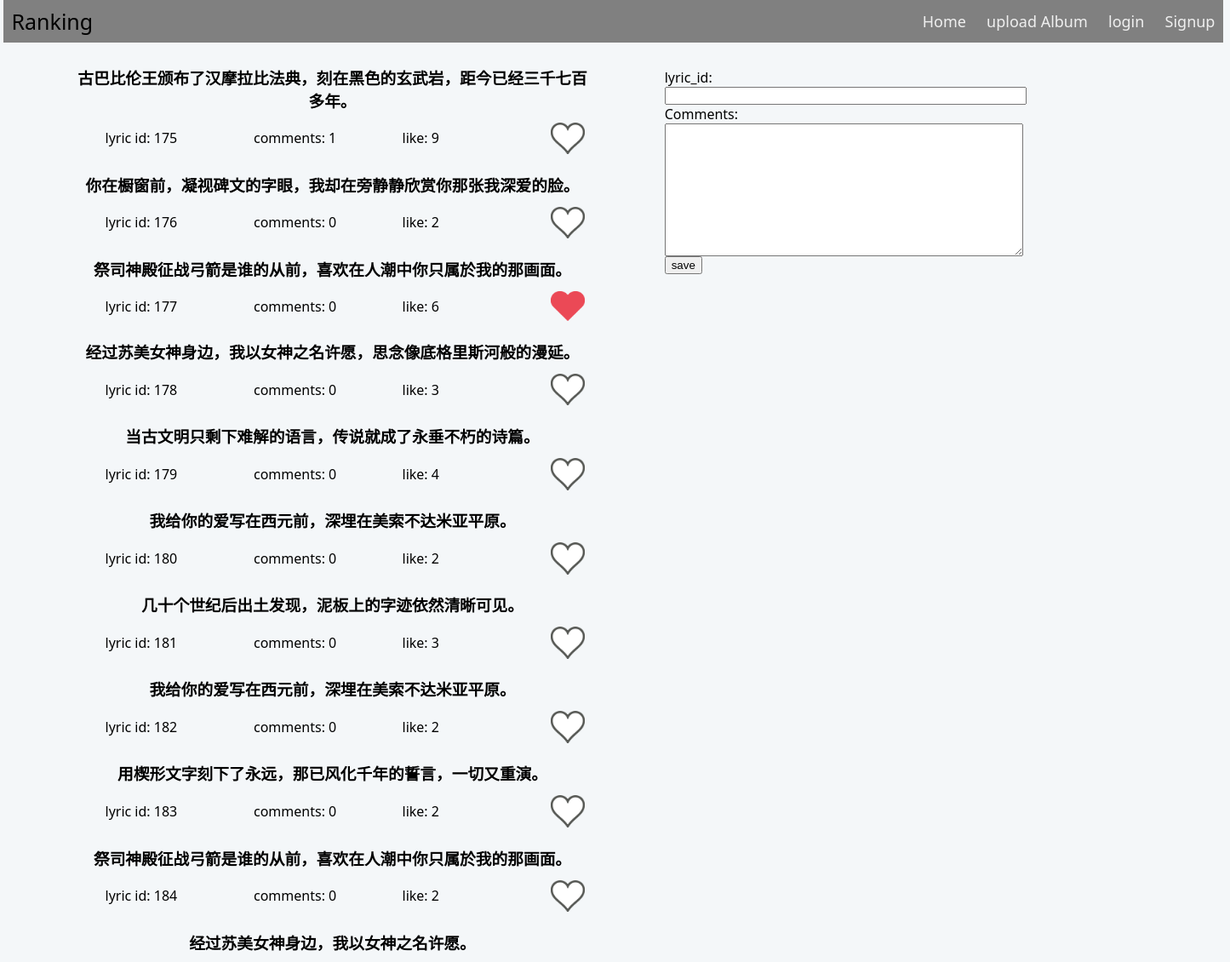
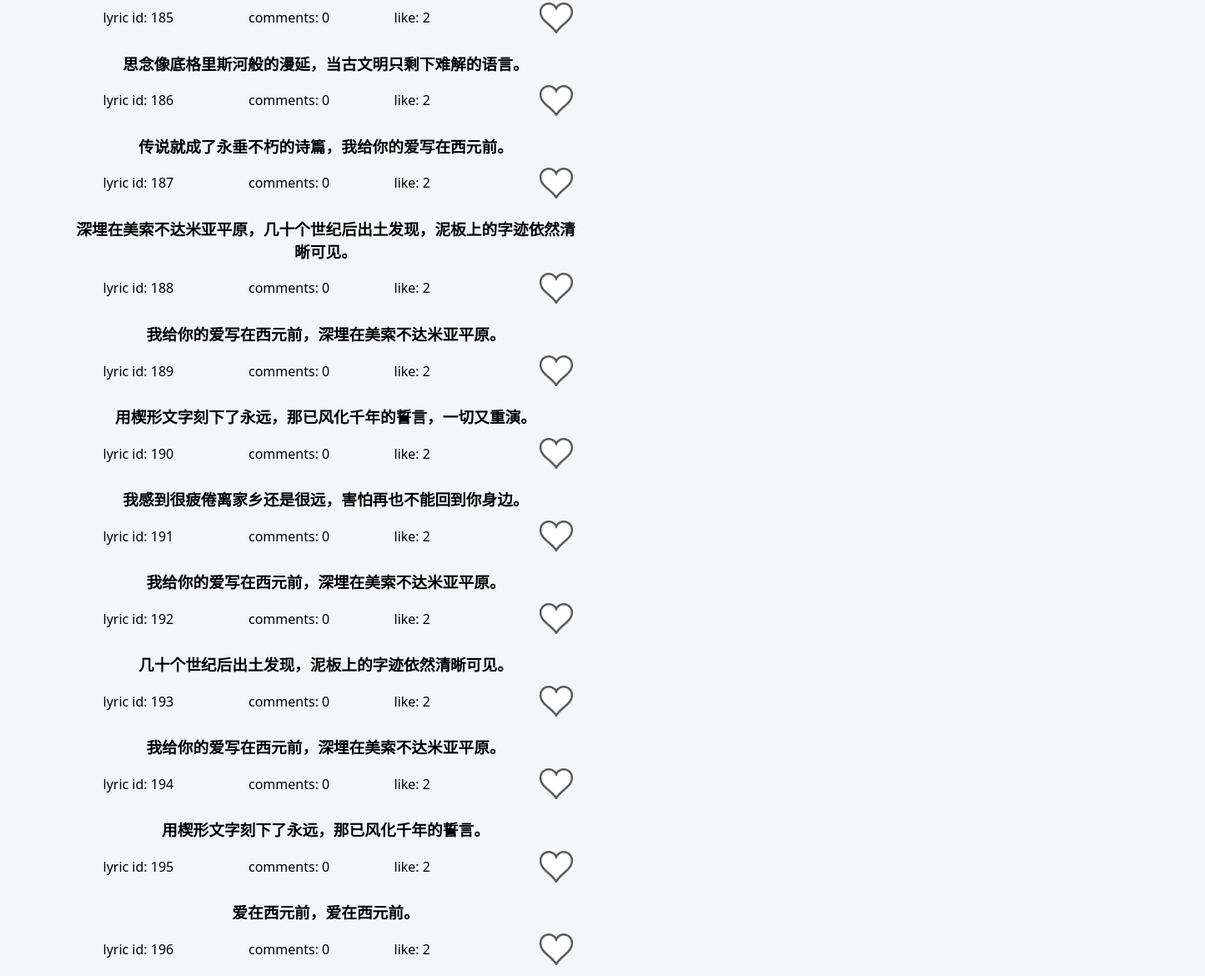
Page /resource/lyrics.php?like_lyric_id=177&song_id=1 on the committed database (2 pictures, top to bottom).
### tables this page shows
CREATE TABLE `lyrics` (
  `id` int(100) UNSIGNED NOT NULL,
  `album` int(100) UNSIGNED NOT NULL,
  `song` int(100) UNSIGNED NOT NULL,
  `sentence` varchar(500) DEFAULT NULL,
  `like_num` int(100) UNSIGNED NOT NULL
);

### resource/lyrics.php (the view, shortened to what this page needs)
<?php
  $dbOk = false;
  @ $db = new mysqli('localhost', 'root','', 'term');
  if ($db->connect_error) {
    echo '<div class="messages">Could not connect to the database. Error: ';
    echo $db->connect_errno . ' - ' . $db->connect_error . '</div>';
  } else {
    $dbOk = true;
  }
  $song_id = "";
  if ($dbOk) {
    $song_id = $_GET['song_id'];
    $lyrics_query = "select * from lyrics where song='".$song_id."'";
    $lyrics_result = $db->query($lyrics_query);
    $lyrics_numRecords = $lyrics_result->num_rows;
  }
  $have_like = isset($_GET['like_lyric_id']);
  $like = "";
  if ($have_like) {
    $like = $_GET['like_lyric_id'];
  }
  $havePost = isset($_POST["save"]);
  $errors = false;
?>
<head>
  <link rel="stylesheet" href="css/lyrics_css.css" type="text/css">
  <link rel="stylesheet" href="css/style1.css">
</head>
<div id="mainbody">
  <div class="nav">
    <span class="nav-links">
      <a class='menu' href="../index.php">Home</a>
      <?php
        $judge = false;
      ?>
      <a class='menu' href="upload.php?judge=<?php echo $judge;?>">upload Album</a>
      <?php if(!isset($_GET['username'])){ ?>
      <a class='menu' href="login.php" >login</a>
      <a class='menu' href="registration.php" >Signup</a>
      <?php }else{ ?>
      <a class='menu' href="logout.php" >Logout</a>
      <?php } ?>
    </span>
    <div class="nav-header">
        <a id='ranking' href="../index.php">Ranking</a>
    </div>
  </div>
  <span id="comments">
    <br>
    <form id="addForm" name="addForm" action='lyrics.php
    <?php
      echo "?song_id=";
      echo $song_id;
      echo "'";
    ?>
    method="post" onsubmit="return validate(this);">
        <div class="formData">
          <label class="field" for="lyric_id">lyric_id:</label>
          <div class="value"><input type="text" size="50" value="<?php if($havePost && $errors != '') { echo $lyric_id; } ?>" name="lyric_id" id="lyric_id" value="try"></input></div>
          <label class="field" for="comment">Comments:</label>
          <div class="value">
            <textarea type="text" rows="10" cols="50" value="<?php if($havePost && $errors != '') { echo $comment; } ?>" name="comment" id="comment"/></textarea>
          </div>
          <input type="submit" value="save" id="save" name="save"/>
        </div>
    </form>
  </span>
  <div id="lyrics">
    <?php
      if ($dbOk) {
        for ($i=0; $i < $lyrics_numRecords; $i++) {
          $lyrics_record = $lyrics_result->fetch_assoc();
          echo "<h3 class='sentence' id='lyric".$lyrics_record['id']."'>".$lyrics_record['sentence']."</h3>";
          $comments_query = "select * from comments where lyric='".$lyrics_record['id']."'";
          $comments_result = $db->query($comments_query);
          $comments_numRecords = $comments_result->num_rows;
          echo "<table id='lyric_info>'";
            echo "<tr>";
              echo "<td>lyric id: ";
                echo $lyrics_record['id'];
              echo "</td>";
              echo "<td>comments: ";
                echo $comments_numRecords;
              echo "</td>";
                if($have_like && $lyrics_record['id'] == $like) {
                    echo "<td>like: ";
                      echo $lyrics_record['like_num']+1;
                    echo "</td>";
                    echo "<td>";
                    echo "<img class='like' src='pic/like_hover.png' id='like".$lyrics_record['id']."'>";
                    $have_like = false;
                }
                else {
                  echo "<td>like: ";
                    echo $lyrics_record['like_num'];
                  echo "</td>";
                  echo "<td>";
                  echo "<a href='lyrics.php?like_lyric_id=".$lyrics_record['id']."&song_id=".$song_id."'>";
                  echo "<img class='like' src=\"pic/like.png\" onmouseover=\"this.src='pic/like_hover.png'\" onmouseout=\"this.src='pic/like.png'\" id='like".$lyrics_record['id']."'>";
                  echo "</a>";
                }
              echo "</td>";
          echo "</table>";
        }
      }
    ?>
  </div>
</div>

### resource/css/lyrics_css.css (style rules this page uses)
#mainbody { width: 1424px; margin: auto; }
#lyrics { width: 600px; text-align: center; margin-left: 80px; margin-right: 100px; }
table { width: 700px; left: 50px; margin-left: 30px; margin-bottom: 10px; }
td { width: 100px; }
.like { width: 40px; height: auto; }
.sentence { padding-bottom: 5px; margin-bottom: 5px; cursor: hand; }
#comments { width: 300px; float: right; display: inline; height: 100%; margin-left: 50px; }

### resource/css/style1.css (style rules this page uses)
.nav-header { margin-left: 10px; width: 90%; }
.nav { height: 50px; width: 100.7%; background: gray; position: relative; line-height: 50px; left: -7px; top: -8px; }
.nav-links { display: inline; float: right; }
#ranking { text-decoration: none; color: black; font-size: 25px; }
.menu { padding: 13px 10px 13px 10px; text-decoration: none; color: #efefef; cursor: pointer; font-size: 18px; }

### rows in the picture
lyrics: sentence "古巴比伦王颁布了汉摩拉比法典，刻在黑色的玄武岩，距今已经三千七百多年。", id "175", comments_numRecords "1", like_num "9"
lyrics: sentence "你在橱窗前，凝视碑文的字眼，我却在旁静静欣赏你那张我深爱的脸。", id "176", comments_numRecords "0", like_num "2"
lyrics: sentence "祭司神殿征战弓箭是谁的从前，喜欢在人潮中你只属於我的那画面。", id "177", comments_numRecords "0", $lyrics_record['like_num']+1 "6"
lyrics: sentence "经过苏美女神身边，我以女神之名许愿，思念像底格里斯河般的漫延。", id "178", comments_numRecords "0", like_num "3"
lyrics: sentence "当古文明只剩下难解的语言，传说就成了永垂不朽的诗篇。", id "179", comments_numRecords "0", like_num "4"
lyrics: sentence "我给你的爱写在西元前，深埋在美索不达米亚平原。", id "180", comments_numRecords "0", like_num "2"
lyrics: sentence "几十个世纪后出土发现，泥板上的字迹依然清晰可见。", id "181", comments_numRecords "0", like_num "3"
lyrics: sentence "我给你的爱写在西元前，深埋在美索不达米亚平原。", id "182", comments_numRecords "0", like_num "2"
lyrics: sentence "用楔形文字刻下了永远，那已风化千年的誓言，一切又重演。", id "183", comments_numRecords "0", like_num "2"
lyrics: sentence "祭司神殿征战弓箭是谁的从前，喜欢在人潮中你只属於我的那画面。", id "184", comments_numRecords "0", like_num "2"
lyrics: sentence "经过苏美女神身边，我以女神之名许愿。", id "185", comments_numRecords "0", like_num "2"
lyrics: sentence "思念像底格里斯河般的漫延，当古文明只剩下难解的语言。", id "186", comments_numRecords "0", like_num "2"
lyrics: sentence "传说就成了永垂不朽的诗篇，我给你的爱写在西元前。", id "187", comments_numRecords "0", like_num "2"
lyrics: sentence "深埋在美索不达米亚平原，几十个世纪后出土发现，泥板上的字迹依然清晰可见。", id "188", comments_numRecords "0", like_num "2"
lyrics: sentence "我给你的爱写在西元前，深埋在美索不达米亚平原。", id "189", comments_numRecords "0", like_num "2"
lyrics: sentence "用楔形文字刻下了永远，那已风化千年的誓言，一切又重演。", id "190", comments_numRecords "0", like_num "2"
lyrics: sentence "我感到很疲倦离家乡还是很远，害怕再也不能回到你身边。", id "191", comments_numRecords "0", like_num "2"
lyrics: sentence "我给你的爱写在西元前，深埋在美索不达米亚平原。", id "192", comments_numRecords "0", like_num "2"
lyrics: sentence "几十个世纪后出土发现，泥板上的字迹依然清晰可见。", id "193", comments_numRecords "0", like_num "2"
lyrics: sentence "我给你的爱写在西元前，深埋在美索不达米亚平原。", id "194", comments_numRecords "0", like_num "2"
lyrics: sentence "用楔形文字刻下了永远，那已风化千年的誓言。", id "195", comments_numRecords "0", like_num "2"
lyrics: sentence "爱在西元前，爱在西元前。", id "196", comments_numRecords "0", like_num "2"
